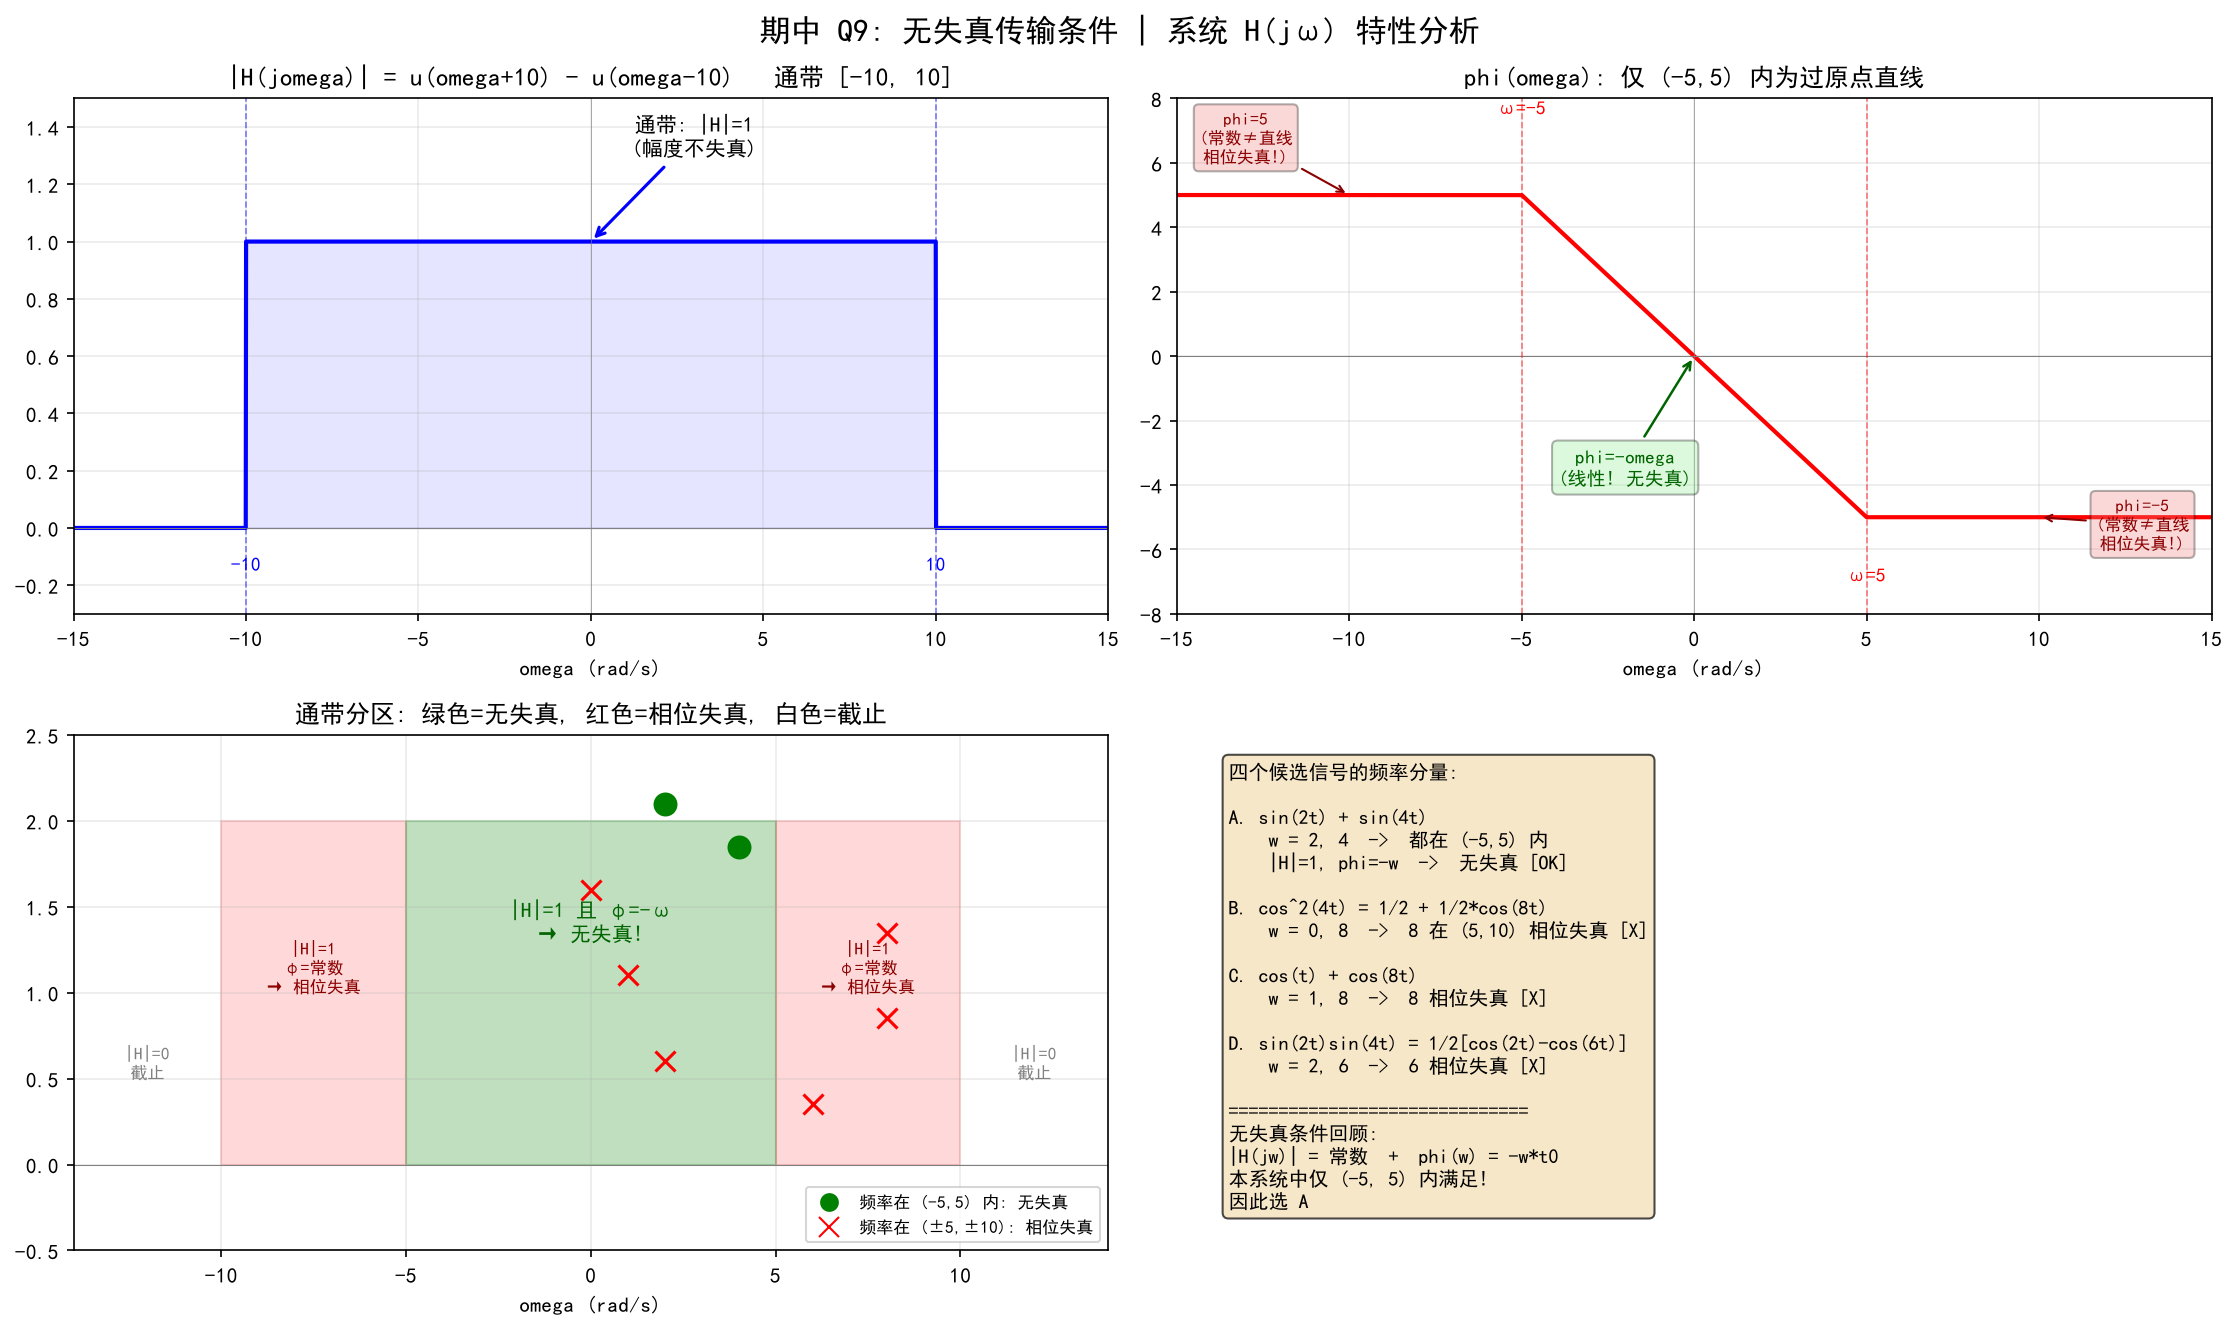

Here is the Python script that generated this plot:
import numpy as np
import matplotlib.pyplot as plt

plt.rcParams['font.sans-serif'] = ['SimHei', 'Microsoft YaHei', 'DejaVu Sans']
plt.rcParams['axes.unicode_minus'] = False

omega = np.linspace(-15, 15, 3000)

# ===== 幅频 |H(jω)| = u(ω+10) - u(ω-10) =====
H_mag = np.where(np.abs(omega) <= 10, 1.0, 0.0)

# ===== 相频 φ(ω) =====
phi = np.zeros_like(omega)
for i, w in enumerate(omega):
    if w < -5:
        phi[i] = 5
    elif w <= 5:   # -5 <= w <= 5
        phi[i] = -w
    else:          # w > 5
        phi[i] = -5

# ===== 四个候选信号的频率分量 =====
# A: sin(2t)+sin(4t)   -> ω = 2, 4        (都在 (-5,5) 内)
# B: cos²(4t)=½+½cos8t -> ω = 0, 8        (8 在 (5,10) 被相位失真)
# C: cos t + cos 8t    -> ω = 1, 8        (8 失真)
# D: sin(2t)sin(4t)=½[cos2t-cos6t] -> 2,6 (6 失真)

signals = {
    'A': {'freqs': [2, 4],   'color': 'green',  'label': 'A: sin2t+sin4t  (2,4)',    'distortionless': True},
    'B': {'freqs': [0, 8],   'color': 'orange', 'label': 'B: cos²4t  (0,8)',          'distortionless': False},
    'C': {'freqs': [1, 8],   'color': 'purple', 'label': 'C: cost+cos8t  (1,8)',      'distortionless': False},
    'D': {'freqs': [2, 6],   'color': 'brown',  'label': 'D: sin2t sin4t  (2,6)',     'distortionless': False},
}

# ==================== 画图 ====================
fig, axes = plt.subplots(2, 2, figsize=(15, 9))

# ---- (a) 幅频特性 |H(jω)| ----
ax = axes[0, 0]
ax.plot(omega, H_mag, 'b', linewidth=2)
ax.fill_between(omega, 0, H_mag, alpha=0.1, color='b')
ax.axhline(y=0, color='gray', linewidth=0.5)
ax.axvline(x=0, color='gray', linewidth=0.3)
ax.axvline(x=-10, color='blue', linewidth=0.8, linestyle='--', alpha=0.5)
ax.axvline(x=10, color='blue', linewidth=0.8, linestyle='--', alpha=0.5)
ax.set_xlim(-15, 15); ax.set_ylim(-0.3, 1.5)
ax.set_xlabel('omega (rad/s)')
ax.set_title('|H(jomega)| = u(omega+10) - u(omega-10)   通带 [-10, 10]', fontsize=12)
ax.grid(True, alpha=0.25)
ax.text(-10, -0.15, '-10', ha='center', fontsize=9, color='blue')
ax.text(10, -0.15, '10', ha='center', fontsize=9, color='blue')

# 标注: 通带全为1
ax.annotate('通带: |H|=1\n(幅度不失真)', xy=(0, 1), xytext=(3, 1.3),
            fontsize=10, ha='center',
            arrowprops=dict(arrowstyle='->', color='blue', lw=1.5))

# ---- (b) 相频特性 φ(ω) ----
ax = axes[0, 1]
ax.plot(omega, phi, 'r', linewidth=2)
ax.axhline(y=0, color='gray', linewidth=0.5)
ax.axvline(x=0, color='gray', linewidth=0.3)
ax.axvline(x=-5, color='red', linewidth=0.8, linestyle='--', alpha=0.5)
ax.axvline(x=5, color='red', linewidth=0.8, linestyle='--', alpha=0.5)
ax.set_xlim(-15, 15); ax.set_ylim(-8, 8)
ax.set_xlabel('omega (rad/s)')
ax.set_title('phi(omega): 仅 (-5,5) 内为过原点直线', fontsize=12)
ax.grid(True, alpha=0.25)

# 标注三个区域
ax.annotate('phi=-omega\n(线性! 无失真)', xy=(0, 0), xytext=(-2, -4),
            fontsize=9, ha='center', color='darkgreen',
            bbox=dict(boxstyle='round,pad=0.3', facecolor='lightgreen', alpha=0.3),
            arrowprops=dict(arrowstyle='->', color='darkgreen', lw=1.2))
ax.annotate('phi=5\n(常数≠直线\n相位失真!)', xy=(-10, 5), xytext=(-13, 6),
            fontsize=8, ha='center', color='darkred',
            bbox=dict(boxstyle='round,pad=0.3', facecolor='lightcoral', alpha=0.3),
            arrowprops=dict(arrowstyle='->', color='darkred', lw=1))
ax.annotate('phi=-5\n(常数≠直线\n相位失真!)', xy=(10, -5), xytext=(13, -6),
            fontsize=8, ha='center', color='darkred',
            bbox=dict(boxstyle='round,pad=0.3', facecolor='lightcoral', alpha=0.3),
            arrowprops=dict(arrowstyle='->', color='darkred', lw=1))

# 标注分界线
ax.text(-5, 7.5, 'ω=-5', ha='center', fontsize=9, color='red')
ax.text(5, -7, 'ω=5', ha='center', fontsize=9, color='red')

# ---- (c) 无失真区域示意 ----
ax = axes[1, 0]
# 画一个简化版，把通带分成三个区
ax.fill_between([-10, -5], [0, 0], [2, 2], alpha=0.15, color='red')
ax.fill_between([-5, 5], [0, 0], [2, 2], alpha=0.25, color='green')
ax.fill_between([5, 10], [0, 0], [2, 2], alpha=0.15, color='red')
ax.axhline(y=0, color='gray', linewidth=0.5)
ax.set_xlim(-14, 14); ax.set_ylim(-0.5, 2.5)
ax.set_xlabel('omega (rad/s)')
ax.set_title('通带分区: 绿色=无失真, 红色=相位失真, 白色=截止', fontsize=12)
ax.grid(True, alpha=0.25)

# 标注
ax.text(-7.5, 1, '|H|=1\nφ=常数\n→ 相位失真', ha='center', fontsize=8, color='darkred')
ax.text(0, 1.3, '|H|=1 且 φ=-ω\n→ 无失真!', ha='center', fontsize=10, color='darkgreen',
        fontweight='bold')
ax.text(7.5, 1, '|H|=1\nφ=常数\n→ 相位失真', ha='center', fontsize=8, color='darkred')
ax.text(-12, 0.5, '|H|=0\n截止', ha='center', fontsize=8, color='gray')
ax.text(12, 0.5, '|H|=0\n截止', ha='center', fontsize=8, color='gray')

# 画频率分量标记
y_offset = 2.1
for key, sig in signals.items():
    for f in sig['freqs']:
        if abs(f) <= 10:
            marker = 'o' if sig['distortionless'] and abs(f) <= 5 else 'x'
            mcolor = 'green' if (sig['distortionless'] and abs(f) <= 5) else 'red'
            ax.plot(f, y_offset, marker=marker, color=mcolor, markersize=10, markeredgewidth=1.5)
            y_offset -= 0.25

# 图例
from matplotlib.lines import Line2D
legend_elements = [
    Line2D([0], [0], marker='o', color='w', markerfacecolor='green', markersize=10, label='频率在 (-5,5) 内: 无失真'),
    Line2D([0], [0], marker='x', color='w', markeredgecolor='red', markersize=10, label='频率在 (±5,±10): 相位失真'),
]
ax.legend(handles=legend_elements, fontsize=8, loc='lower right')

# ---- (d) 四个选项的频谱分析 ----
ax = axes[1, 1]
ax.axis('off')

text = (
    "四个候选信号的频率分量:\n\n"
    "A. sin(2t) + sin(4t)\n"
    "    w = 2, 4  ->  都在 (-5,5) 内\n"
    "    |H|=1, phi=-w  ->  无失真 [OK]\n\n"
    "B. cos^2(4t) = 1/2 + 1/2*cos(8t)\n"
    "    w = 0, 8  ->  8 在 (5,10) 相位失真 [X]\n\n"
    "C. cos(t) + cos(8t)\n"
    "    w = 1, 8  ->  8 相位失真 [X]\n\n"
    "D. sin(2t)sin(4t) = 1/2[cos(2t)-cos(6t)]\n"
    "    w = 2, 6  ->  6 相位失真 [X]\n\n"
    "==============================\n"
    "无失真条件回顾:\n"
    "|H(jw)| = 常数  +  phi(w) = -w*t0\n"
    "本系统中仅 (-5, 5) 内满足!\n"
    "因此选 A"
)

ax.text(0.05, 0.95, text, transform=ax.transAxes,
        fontsize=9.5, verticalalignment='top',
        bbox=dict(boxstyle='round', facecolor='wheat', alpha=0.7))

fig.suptitle('期中 Q9: 无失真传输条件 | 系统 H(jω) 特性分析', fontsize=15, fontweight='bold')

plt.tight_layout()
plt.savefig('q9_system.png', dpi=150, bbox_inches='tight')
print("Done! q9_system.png saved.")
